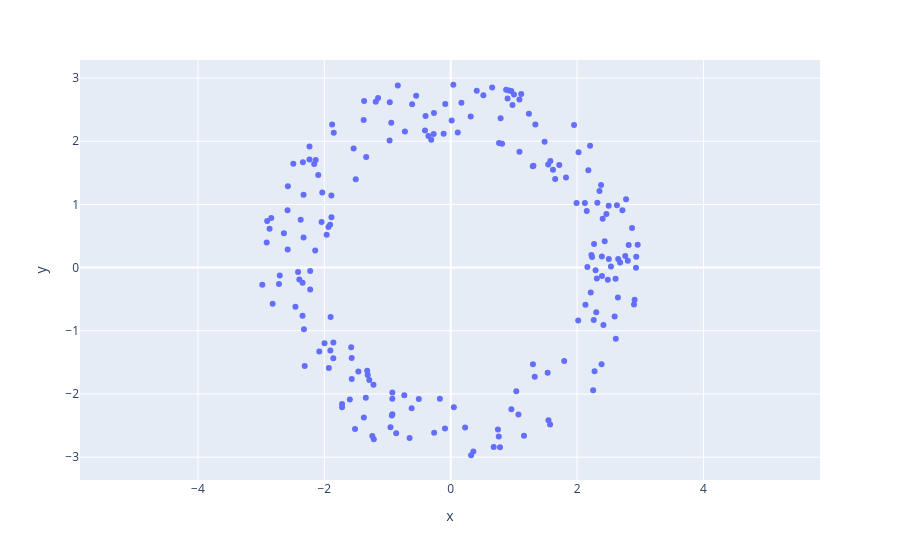

Source (notebook cell):
### Markdown cell above
We first generate a point cloud with 200 points from an annulus which has inside radius $r=2$ and outside radius $R=3$.

### Code cell
P = gPC.Annulus(N=200, r = 2, R = 3)
fig = px.scatter(x=P[:,0],y=P[:,1])
fig.update_layout(yaxis_scaleanchor="x", yaxis_scaleratio=1)

### Figure 1 — Plotly figure (JSON) as saved in the notebook; plotly's stock layout.template omitted (floating-point values rounded to 4 significant figures; data arrays with more than 128 entries replaced by an {"elided": "..."} marker saying what was removed)
{"data": [{"hovertemplate": "x=%{x}<br>y=%{y}<extra></extra>", "legendgroup": "", "marker": {"color": "#636efa", "symbol": "circle"}, "mode": "markers", "name": "", "orientation": "v", "showlegend": false, "type": "scatter", "x": {"elided": "200 float values"}, "xaxis": "x", "y": {"elided": "200 float values"}, "yaxis": "y"}], "layout": {"legend": {"tracegroupgap": 0}, "margin": {"t": 60}, "xaxis": {"anchor": "y", "domain": [0, 1], "title": {"text": "x"}}, "yaxis": {"anchor": "x", "domain": [0, 1], "scaleanchor": "x", "scaleratio": 1, "title": {"text": "y"}}}}
